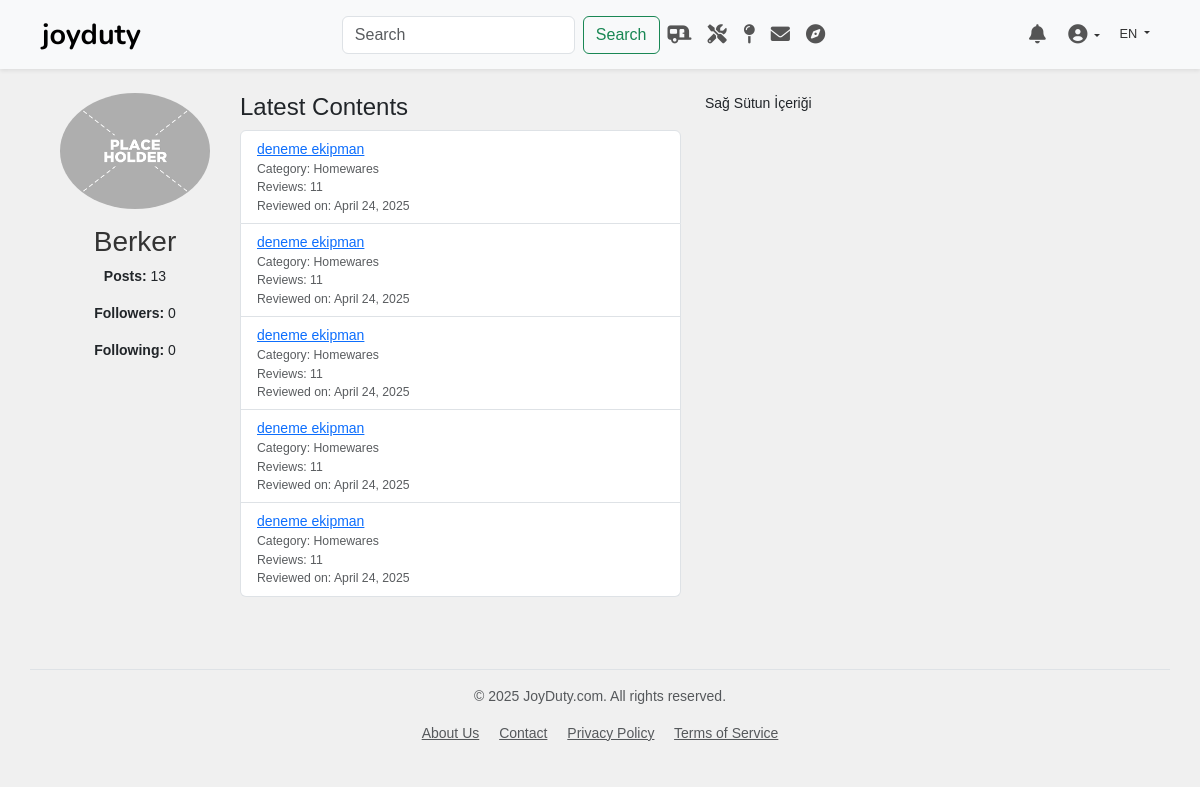
The page /accounts/profile/Berker/ on the database its author committed.
### reviews/models.py (models this page shows, shortened)
class Review(models.Model):
    content_type = models.ForeignKey(ContentType, on_delete=models.CASCADE)
    object_id = models.PositiveIntegerField()
    content_object = GenericForeignKey('content_type', 'object_id')
    user = models.ForeignKey(
        settings.AUTH_USER_MODEL,
        on_delete=models.CASCADE, # Kullanıcı silinirse yorumları da silinsin
        related_name='reviews',   # Kullanıcı üzerinden yorumlara erişim: user.reviews.all()
        verbose_name="User"
    )
    text = models.TextField(verbose_name="Review Text")
    rating = models.PositiveSmallIntegerField(
        validators=[MinValueValidator(1), MaxValueValidator(5)], # 1-5 arası değerler
        null=True,  # Puanlama zorunlu olmayabilir
        blank=True, # Formda boş bırakılabilir
        verbose_name="Rating (1-5)"
    )
    created_at = models.DateTimeField(auto_now_add=True, verbose_name="Created At")
    updated_at = models.DateTimeField(auto_now=True, verbose_name="Updated At") # Düzenleme için
    class Meta:
        verbose_name = "Review"
        verbose_name_plural = "Reviews"
        ordering = ['-created_at']
        indexes = [
            models.Index(fields=["content_type", "object_id"]),
        ]

### equipment/models.py (models this page shows, shortened)
class Equipment(models.Model):
    name = models.CharField(max_length=200, verbose_name="Equipment Name")
    created_by = models.ForeignKey(
        settings.AUTH_USER_MODEL,
        on_delete=models.SET_NULL, # Keep the equipment if the user is deleted
        null=True, # Allow null for existing equipment or if creator is unknown
        blank=True, # Allow blank in forms
        related_name='created_equipment', # Reverse relation name
        verbose_name="Created By"
    )
    description = models.TextField(blank=True, null=True, verbose_name="Description")
    category = models.ForeignKey(
        EquipmentCategory,
        on_delete=models.SET_NULL,
        null=True,
        blank=True,
        related_name='equipments',
        verbose_name="Category"
    )
    brand = models.ForeignKey(
        Brand,
        on_delete=models.SET_NULL,
        null=True,
        blank=True,
        related_name='equipments',
        verbose_name="Brand"
    )
    model_no = models.CharField(max_length=100, blank=True, null=True, verbose_name="Model Number")
    image = models.ImageField(
        upload_to='equipment/images/',
        null=True,
        blank=True,
        verbose_name="Image"
    )
    slug = models.SlugField(max_length=255, unique=True, blank=True, verbose_name="Equipment Slug")
    created_at = models.DateTimeField(auto_now_add=True, verbose_name="Created At")
    class Meta:
        verbose_name = "Equipment"
        verbose_name_plural = "Equipments"
        ordering = ['category__name', 'name'] # Kategori ismine göre sıralamak için __name kullandık
    def get_absolute_url(self):
        try:
            return reverse('equipment:detail_by_pk', kwargs={'pk': self.pk})
        except Exception:
            return "#" # Geçersiz link

class EquipmentCategory(MPTTModel): # Inherit from MPTTModel
    name = models.CharField(max_length=100, unique=True, verbose_name="Category Name") # Corrected verbose_name
    slug = models.SlugField(max_length=120, unique=True, verbose_name="URL Slug")
    parent = TreeForeignKey( # Use TreeForeignKey
        'self',
        on_delete=models.SET_NULL, # Keep SET_NULL, or change to CASCADE if needed
        null=True,
        blank=True,
        related_name='children',
        db_index=True,
        verbose_name="Parent Category" # Corrected verbose_name
    )
    class MPTTMeta:
        order_insertion_by = ['name'] # Order siblings by name
    class Meta:
        verbose_name = "Equipment Category" # Corrected verbose_name
        verbose_name_plural = "Equipment Categories" # Corrected verbose_name_plural

### accounts/views.py (the view)
# urls.py: path('profile/<str:username>/', views.profile_view, name='profile'),
def profile_view(request, username):
    user = get_object_or_404(User, username=username)
    user_reviews = Review.objects.filter(user=user).order_by('-created_at')[:5] # Son 5 gönderi
    post_count = Review.objects.filter(user=user).count()
    follower_count = user.followers.count()
    following_count = user.following.count()
    is_following = False
    if request.user.is_authenticated:
        is_following = Follower.objects.filter(follower=request.user, following=user).exists()
    latest_contents = []
    for review in user_reviews:
        content_obj = review.content_object
        content_title = ""
        content_category = ""
        content_review_count = 0
        if content_obj:
            if hasattr(content_obj, 'model_name'): # CaravanModel için
                content_title = content_obj.model_name
            elif hasattr(content_obj, 'name'): # Equipment veya diğerleri için
                content_title = content_obj.name
            else:
                content_title = str(content_obj) # Varsayılan olarak nesnenin string temsili
            if hasattr(content_obj, 'type') and content_obj.type: # CaravanModel için
                content_category = content_obj.type.name
            elif hasattr(content_obj, 'category') and content_obj.category: # Equipment için
                content_category = content_obj.category.name
            else:
                content_category = "N/A" # Kategori yoksa
            content_type = ContentType.objects.get_for_model(content_obj)
            content_review_count = Review.objects.filter(
                content_type=content_type,
                object_id=content_obj.id
            ).count()
        latest_contents.append({
            'review': review,
            'content_title': content_title,
            'content_category': content_category,
            'content_review_count': content_review_count,
            'content_object_url': content_obj.get_absolute_url() if hasattr(content_obj, 'get_absolute_url') else '#'
        })
    context = {
        'user': user,
        'post_count': post_count,
        'follower_count': follower_count,
        'following_count': following_count,
        'is_following': is_following,
        'latest_contents': latest_contents, # Yeni eklenen içerik listesi
    }
    return render(request, 'accounts/profile.html', context)

### templates/accounts/profile.html (shortened to what this page needs)
{% extends "base.html" %}
{% load static %}
{% block content %}
  <div class="container">
    <div class="row">
      <div class="col-md-2 text-center">
        {% if user.profile.profile_picture %}
          <img src="{{ user.profile.profile_picture.url }}" alt="Profile Picture" class="img-fluid rounded-circle mb-3" style="max-width: 150px;">
        {% else %}
          <img src="{% static 'images/placeholder.png' %}" alt="Placeholder Profile Picture" class="img-fluid rounded-circle mb-3" style="max-width: 150px;">
        {% endif %}
        <h3>{{ user.username }}</h3>
        <p><strong>Posts:</strong> {{ post_count }}</p>
        <p><strong>Followers:</strong> {{ follower_count }}</p>
        <p><strong>Following:</strong> {{ following_count }}</p>
      </div>
      <div class="col-md-5">
        <h4>Latest Contents</h4>
        {% if latest_contents %}
          <ul class="list-group">
            {% for item in latest_contents %}
              <li class="list-group-item">
                <a href="{{ item.content_object_url }}">{{ item.content_title }}</a>
                <small class="text-muted d-block">Category: {{ item.content_category }}</small>
                <small class="text-muted d-block">Reviews: {{ item.content_review_count }}</small>
                <small class="text-muted d-block">Reviewed on: {{ item.review.created_at|date:"F d, Y" }}</small>
              </li>
            {% endfor %}
          </ul>
        {% else %}
          <p>No contents reviewed yet.</p>
        {% endif %}
      </div>
      <div class="col-md-5">
        <p>Sağ Sütun İçeriği</p>
      </div>
    </div>
  </div>
{% endblock %}

### static/css/custom.css (style rules this page uses)
body { font-family: sans-serif; background-color: #f0f0f0; font-size: 14px; }
h1, h2, h3 { color: #333; }
.col-md-2 { flex-shrink: 0; }

### rows shown on the page
Review: content_title "deneme ekipman", content_category "Homewares", content_review_count "11", review.created_at "April 24, 2025"
Review: content_title "deneme ekipman", content_category "Homewares", content_review_count "11", review.created_at "April 24, 2025"
Review: content_title "deneme ekipman", content_category "Homewares", content_review_count "11", review.created_at "April 24, 2025"
Review: content_title "deneme ekipman", content_category "Homewares", content_review_count "11", review.created_at "April 24, 2025"
Review: content_title "deneme ekipman", content_category "Homewares", content_review_count "11", review.created_at "April 24, 2025"

### other values the page prints
{{ LANGUAGE_CODE|upper }} "EN"
{{ user.username }} "Berker"
{{ post_count }} "13"
{{ follower_count }} "0"
{{ following_count }} "0"
